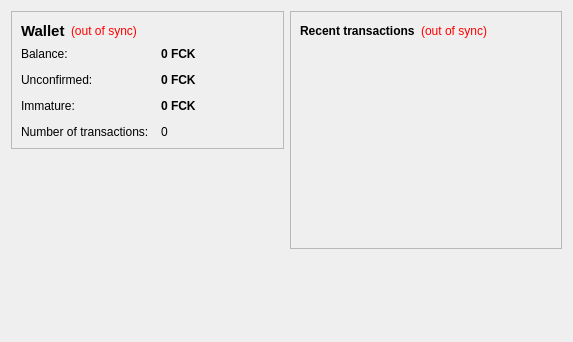
<?xml version="1.0" encoding="UTF-8"?>
<ui version="4.0">
 <class>OverviewPage</class>
 <widget class="QWidget" name="OverviewPage">
  <property name="geometry">
   <rect>
    <x>0</x>
    <y>0</y>
    <width>573</width>
    <height>342</height>
   </rect>
  </property>
  <property name="windowTitle">
   <string>Form</string>
  </property>
  <layout class="QHBoxLayout" name="horizontalLayout" stretch="1,1">
   <item>
    <layout class="QVBoxLayout" name="verticalLayout_2">
     <item>
      <widget class="QFrame" name="frame">
       <property name="frameShape">
        <enum>QFrame::StyledPanel</enum>
       </property>
       <property name="frameShadow">
        <enum>QFrame::Raised</enum>
       </property>
       <layout class="QVBoxLayout" name="verticalLayout_4">
        <item>
         <layout class="QHBoxLayout" name="horizontalLayout_4">
          <item>
           <widget class="QLabel" name="label_5">
            <property name="font">
             <font>
              <pointsize>11</pointsize>
              <weight>75</weight>
              <bold>true</bold>
             </font>
            </property>
            <property name="text">
             <string>Wallet</string>
            </property>
           </widget>
          </item>
          <item>
           <widget class="QLabel" name="labelWalletStatus">
            <property name="toolTip">
             <string>The displayed information may be out of date. Your wallet automatically synchronizes with the fckbankscoin network after a connection is established, but this process has not completed yet.</string>
            </property>
            <property name="styleSheet">
             <string notr="true">QLabel { color: red; }</string>
            </property>
            <property name="text">
             <string notr="true">(out of sync)</string>
            </property>
            <property name="alignment">
             <set>Qt::AlignLeading|Qt::AlignLeft|Qt::AlignVCenter</set>
            </property>
           </widget>
          </item>
          <item>
           <spacer name="horizontalSpacer_2">
            <property name="orientation">
             <enum>Qt::Horizontal</enum>
            </property>
            <property name="sizeHint" stdset="0">
             <size>
              <width>40</width>
              <height>20</height>
             </size>
            </property>
           </spacer>
          </item>
         </layout>
        </item>
        <item>
         <layout class="QFormLayout" name="formLayout_2">
          <property name="fieldGrowthPolicy">
           <enum>QFormLayout::AllNonFixedFieldsGrow</enum>
          </property>
          <property name="horizontalSpacing">
           <number>12</number>
          </property>
          <property name="verticalSpacing">
           <number>12</number>
          </property>
          <item row="0" column="0">
           <widget class="QLabel" name="label">
            <property name="text">
             <string>Balance:</string>
            </property>
           </widget>
          </item>
          <item row="0" column="1">
           <widget class="QLabel" name="labelBalance">
            <property name="font">
             <font>
              <weight>75</weight>
              <bold>true</bold>
             </font>
            </property>
            <property name="cursor">
             <cursorShape>IBeamCursor</cursorShape>
            </property>
            <property name="toolTip">
             <string>Your current balance</string>
            </property>
            <property name="text">
             <string notr="true">0 FCK</string>
            </property>
            <property name="textInteractionFlags">
             <set>Qt::LinksAccessibleByMouse|Qt::TextSelectableByKeyboard|Qt::TextSelectableByMouse</set>
            </property>
           </widget>
          </item>
          <item row="1" column="0">
           <widget class="QLabel" name="label_3">
            <property name="text">
             <string>Unconfirmed:</string>
            </property>
           </widget>
          </item>
          <item row="1" column="1">
           <widget class="QLabel" name="labelUnconfirmed">
            <property name="font">
             <font>
              <weight>75</weight>
              <bold>true</bold>
             </font>
            </property>
            <property name="cursor">
             <cursorShape>IBeamCursor</cursorShape>
            </property>
            <property name="toolTip">
             <string>Total of transactions that have yet to be confirmed, and do not yet count toward the current balance</string>
            </property>
            <property name="text">
             <string notr="true">0 FCK</string>
            </property>
            <property name="textInteractionFlags">
             <set>Qt::LinksAccessibleByMouse|Qt::TextSelectableByKeyboard|Qt::TextSelectableByMouse</set>
            </property>
           </widget>
          </item>
          <item row="3" column="0">
           <widget class="QLabel" name="label_2">
            <property name="text">
             <string>Number of transactions:</string>
            </property>
           </widget>
          </item>
          <item row="3" column="1">
           <widget class="QLabel" name="labelNumTransactions">
            <property name="toolTip">
             <string>Total number of transactions in wallet</string>
            </property>
            <property name="text">
             <string notr="true">0</string>
            </property>
           </widget>
          </item>
          <item row="2" column="0">
           <widget class="QLabel" name="labelImmatureText">
            <property name="text">
             <string>Immature:</string>
            </property>
           </widget>
          </item>
          <item row="2" column="1">
           <widget class="QLabel" name="labelImmature">
            <property name="font">
             <font>
              <weight>75</weight>
              <bold>true</bold>
             </font>
            </property>
            <property name="toolTip">
             <string>Mined balance that has not yet matured</string>
            </property>
            <property name="text">
             <string notr="true">0 FCK</string>
            </property>
            <property name="textInteractionFlags">
             <set>Qt::LinksAccessibleByMouse|Qt::TextSelectableByKeyboard|Qt::TextSelectableByMouse</set>
            </property>
           </widget>
          </item>
         </layout>
        </item>
       </layout>
      </widget>
     </item>
     <item>
      <spacer name="verticalSpacer">
       <property name="orientation">
        <enum>Qt::Vertical</enum>
       </property>
       <property name="sizeHint" stdset="0">
        <size>
         <width>20</width>
         <height>40</height>
        </size>
       </property>
      </spacer>
     </item>
    </layout>
   </item>
   <item>
    <layout class="QVBoxLayout" name="verticalLayout_3">
     <item>
      <widget class="QFrame" name="frame_2">
       <property name="frameShape">
        <enum>QFrame::StyledPanel</enum>
       </property>
       <property name="frameShadow">
        <enum>QFrame::Raised</enum>
       </property>
       <layout class="QVBoxLayout" name="verticalLayout">
        <item>
         <layout class="QHBoxLayout" name="horizontalLayout_2">
          <item>
           <widget class="QLabel" name="label_4">
            <property name="text">
             <string>&lt;b&gt;Recent transactions&lt;/b&gt;</string>
            </property>
           </widget>
          </item>
          <item>
           <widget class="QLabel" name="labelTransactionsStatus">
            <property name="toolTip">
             <string>The displayed information may be out of date. Your wallet automatically synchronizes with the fckbankscoin network after a connection is established, but this process has not completed yet.</string>
            </property>
            <property name="styleSheet">
             <string notr="true">QLabel { color: red; }</string>
            </property>
            <property name="text">
             <string notr="true">(out of sync)</string>
            </property>
            <property name="alignment">
             <set>Qt::AlignRight|Qt::AlignTrailing|Qt::AlignVCenter</set>
            </property>
           </widget>
          </item>
          <item>
           <spacer name="horizontalSpacer">
            <property name="orientation">
             <enum>Qt::Horizontal</enum>
            </property>
            <property name="sizeHint" stdset="0">
             <size>
              <width>40</width>
              <height>20</height>
             </size>
            </property>
           </spacer>
          </item>
         </layout>
        </item>
        <item>
         <widget class="QListView" name="listTransactions">
          <property name="styleSheet">
           <string notr="true">QListView { background: transparent; }</string>
          </property>
          <property name="frameShape">
           <enum>QFrame::NoFrame</enum>
          </property>
          <property name="verticalScrollBarPolicy">
           <enum>Qt::ScrollBarAlwaysOff</enum>
          </property>
          <property name="horizontalScrollBarPolicy">
           <enum>Qt::ScrollBarAlwaysOff</enum>
          </property>
          <property name="selectionMode">
           <enum>QAbstractItemView::NoSelection</enum>
          </property>
         </widget>
        </item>
       </layout>
      </widget>
     </item>
     <item>
      <spacer name="verticalSpacer_2">
       <property name="orientation">
        <enum>Qt::Vertical</enum>
       </property>
       <property name="sizeHint" stdset="0">
        <size>
         <width>20</width>
         <height>40</height>
        </size>
       </property>
      </spacer>
     </item>
    </layout>
   </item>
  </layout>
 </widget>
 <resources/>
 <connections/>
</ui>
